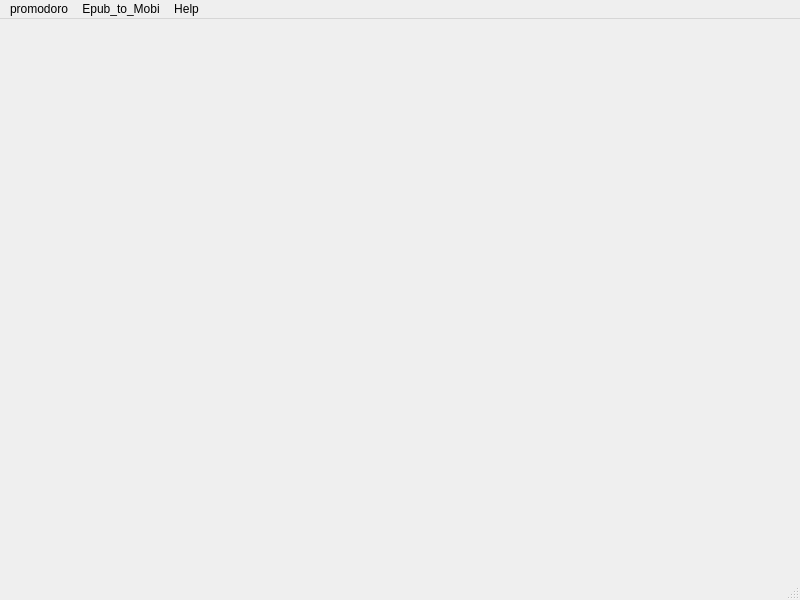
<?xml version="1.0" encoding="UTF-8"?>
<ui version="4.0">
 <class>MainWindow</class>
 <widget class="QMainWindow" name="MainWindow">
  <property name="geometry">
   <rect>
    <x>0</x>
    <y>0</y>
    <width>800</width>
    <height>600</height>
   </rect>
  </property>
  <property name="windowTitle">
   <string>MainWindow</string>
  </property>
  <widget class="QWidget" name="centralwidget"/>
  <widget class="QMenuBar" name="menubar">
   <property name="geometry">
    <rect>
     <x>0</x>
     <y>0</y>
     <width>800</width>
     <height>26</height>
    </rect>
   </property>
   <widget class="QMenu" name="menupromodoro">
    <property name="title">
     <string>promodoro</string>
    </property>
    <addaction name="TryPromodoro"/>
   </widget>
   <widget class="QMenu" name="menuHelp">
    <property name="title">
     <string>Epub_to_Mobi</string>
    </property>
    <addaction name="actionChoose_Epub_File"/>
   </widget>
   <widget class="QMenu" name="menuHelo">
    <property name="title">
     <string>Help</string>
    </property>
    <addaction name="actionHelp_Book"/>
   </widget>
   <addaction name="menupromodoro"/>
   <addaction name="menuHelp"/>
   <addaction name="menuHelo"/>
  </widget>
  <widget class="QStatusBar" name="statusbar"/>
  <action name="TryPromodoro">
   <property name="text">
    <string>Try it!</string>
   </property>
   <property name="shortcut">
    <string>Ctrl+N</string>
   </property>
  </action>
  <action name="actionHelp_Book">
   <property name="text">
    <string>Help Book</string>
   </property>
   <property name="shortcut">
    <string>F1</string>
   </property>
  </action>
  <action name="actionChoose_Epub_File">
   <property name="text">
    <string>to conver file!</string>
   </property>
   <property name="shortcut">
    <string>Ctrl+E</string>
   </property>
  </action>
 </widget>
 <resources/>
 <connections/>
</ui>
